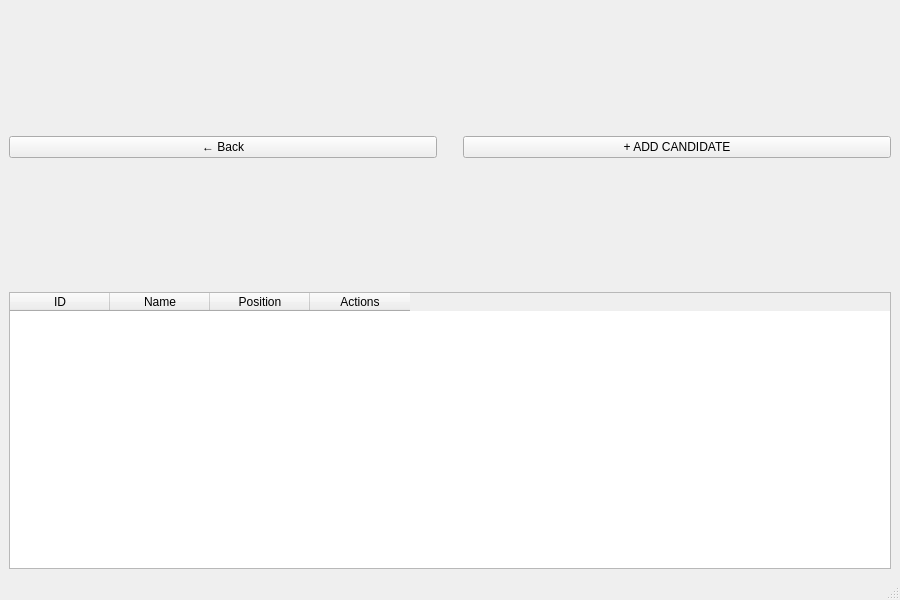
<?xml version='1.0' encoding='utf-8'?>
<ui version="4.0">
 <class>ManageCandidates</class>
 <widget class="QMainWindow" name="ManageCandidates">
  <property name="geometry"><rect><x>0</x><y>0</y><width>900</width><height>600</height></rect></property>
  <property name="windowTitle"><string>VoteSphere - Manage Candidates</string></property>
  <widget class="QWidget" name="centralwidget">
   <layout class="QVBoxLayout" name="mainV">
    <item>
     <layout class="QHBoxLayout" name="topRow">
      <item><widget class="QPushButton" name="btnBack"><property name="text"><string>← Back</string></property></widget></item>
      <item><spacer name="topRowSpacer"><property name="sizeHint"><size><width>20</width><height>20</height></size></property></spacer></item>
      <item><widget class="QPushButton" name="btnAddCandidate"><property name="text"><string>+ ADD CANDIDATE</string></property></widget></item>
     </layout>
    </item>
    <item>
     <widget class="QTableWidget" name="tableCandidates">
      <property name="columnCount"><number>4</number></property>
      <property name="rowCount"><number>0</number></property>
      <column>
       <property name="text"><string>ID</string></property>
      </column>
      <column>
       <property name="text"><string>Name</string></property>
      </column>
      <column>
       <property name="text"><string>Position</string></property>
      </column>
      <column>
       <property name="text"><string>Actions</string></property>
      </column>
     </widget>
    </item>
   </layout>
  </widget>
  <widget class="QMenuBar" name="menubar" /><widget class="QStatusBar" name="statusbar" />
 </widget>
 <resources />
 <connections />
</ui>
